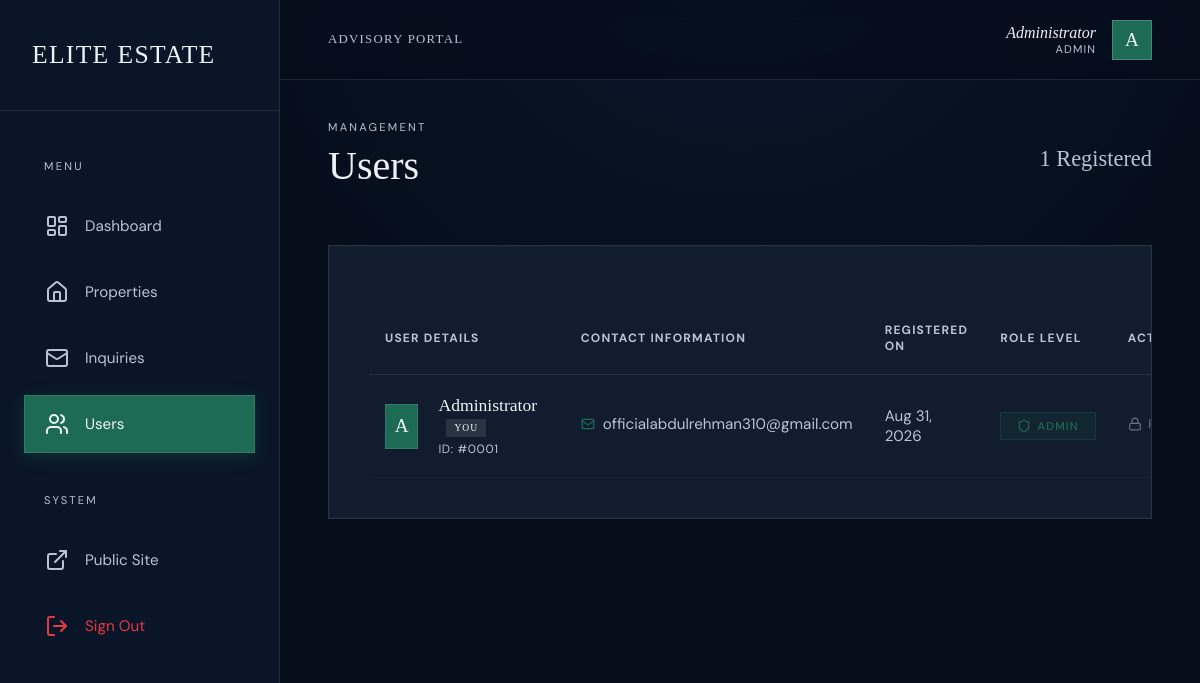
The page /admin/users.php (signed in) on the database its author committed.
### tables this page shows
CREATE TABLE IF NOT EXISTS users (
    id         INT AUTO_INCREMENT PRIMARY KEY,
    name       VARCHAR(100)  NOT NULL,
    email      VARCHAR(150)  NOT NULL UNIQUE,
    password   VARCHAR(255)  NOT NULL,
    role       ENUM('user','admin') DEFAULT 'user',
    phone      VARCHAR(30)   DEFAULT NULL,
    created_at TIMESTAMP     DEFAULT CURRENT_TIMESTAMP
);

### includes/auth.php (called while the page is built, shortened)
<?php
function currentUser() {
    return $_SESSION['user'] ?? null;
}
?>

### admin/users.php (the view, shortened to what this page needs)
<?php
require_once 'includes/header.php';
$db  = DB::connect();
$users = $db->query("SELECT * FROM users ORDER BY id DESC")->fetchAll();
?>
<div class="page-header">
  <div>
    <div class="section-label">Management</div>
    <h1 class="page-title">Users</h1>
  </div>
  <div style="font-family: var(--font-heading); font-size: 1.4rem; color: var(--platinum);">
    <?= count($users) ?> Registered
  </div>
</div>
<div class="table-container">
  <table class="admin-table">
    <thead>
      <tr>
        <th>User Details</th>
        <th>Contact Information</th>
        <th>Registered On</th>
        <th>Role Level</th>
        <th>Actions</th>
      </tr>
    </thead>
    <tbody>
      <?php if (empty($users)): ?>
        <tr><td colspan="5" style="text-align:center;color:var(--platinum);padding:4rem;">No users found.</td></tr>
      <?php else: ?>
        <?php foreach($users as $u):
          $isCurrentUser = ((int)$u['id'] === (int)(currentUser()['id'] ?? 0));
          $isAdmin = ($u['role'] ?? 'user') === 'admin';
          $colors = ['#1E6B55', '#0F2A4A', '#0A1628', '#27896C', '#111D2E'];
          $colorIdx = strlen($u['name']) % count($colors);
          $avatarBg = $isAdmin ? 'var(--emerald)' : $colors[$colorIdx];
        ?>
        <tr>
          <td>
            <div style="display: flex; align-items: center;">
              <div class="user-avatar" style="background: <?= $avatarBg ?>; color: var(--warm-white);">
                <?= strtoupper(substr($u['name'], 0, 1)) ?>
              </div>
              <div>
                <div style="font-weight: 400; font-family: var(--font-heading); font-size: 1.1rem; color: var(--warm-white); margin-bottom: 0.25rem;">
                  <?= htmlspecialchars($u['name']) ?>
                  <?php if ($isCurrentUser): ?>
                    <span style="font-size: 0.6rem; letter-spacing: 0.1em; background: rgba(255,255,255,0.1); padding: 0.2rem 0.5rem; margin-left: 0.5rem; vertical-align: middle;">YOU</span>
                  <?php endif; ?>
                </div>
                <div style="font-size: 0.75rem; color: var(--platinum); font-family: var(--font-body); letter-spacing: 0.05em; text-transform: uppercase;">
                  ID: #<?= str_pad($u['id'], 4, '0', STR_PAD_LEFT) ?>
                </div>
              </div>
            </div>
          </td>
          <td style="color: var(--platinum);">
            <div style="display: flex; align-items: center; gap: 0.5rem; margin-bottom: 0.3rem;">
              <i data-lucide="mail" style="width: 14px; height: 14px; color: var(--emerald);"></i> <?= htmlspecialchars($u['email']) ?>
            </div>
          </td>
          <td style="color: var(--platinum); font-size: 0.95rem;">
            <?= isset($u['created_at']) ? date('M j, Y', strtotime($u['created_at'])) : '—' ?>
          </td>
          <td>
            <a href="?toggle_role=<?= $u['id'] ?>" class="status-badge <?= $isAdmin ? 'status-admin' : 'status-user' ?>" title="Click to toggle role">
              <?php if ($isAdmin): ?>
                <i data-lucide="shield" style="width: 14px; height: 14px;"></i> Admin
              <?php else: ?>
                <i data-lucide="user" style="width: 14px; height: 14px;"></i> User
              <?php endif; ?>
            </a>
          </td>
          <td class="action-links">
            <?php if (!$isCurrentUser): ?>
              <a href="?delete=<?= $u['id'] ?>" onclick="return confirm('Are you sure you want to permanently delete this user?');">
                <i data-lucide="user-minus" style="width: 16px; height: 16px;"></i> Remove
              </a>
            <?php else: ?>
              <span style="color: var(--platinum); opacity: 0.5; font-size: 0.75rem; text-transform: uppercase; letter-spacing: 0.1em; cursor: not-allowed; display: inline-flex; align-items: center; gap: 0.4rem;">
                <i data-lucide="lock" style="width: 14px; height: 14px;"></i> Protected
              </span>
            <?php endif; ?>
          </td>
        </tr>
        <?php endforeach; ?>
      <?php endif; ?>
    </tbody>
  </table>
</div>
<?php require_once 'includes/footer.php'; ?>

### admin/includes/header.php (shortened to what this page needs)
<?php
require_once dirname(__DIR__, 2) . '/includes/auth.php';
$currentUser = currentUser();
?>
<!DOCTYPE html>
<html lang="en">
<head>
</head>
<body>
<aside class="admin-sidebar" id="sidebar">
  <div class="sidebar-header">
    <a href="dashboard.php" class="sidebar-logo">
      ELITE <span>ESTATE</span>
    </a>
  </div>
  <nav class="sidebar-nav">
    <?php
      $current_page = basename($_SERVER['PHP_SELF']);
    ?>
    <div class="section-label" style="padding-left: 1.25rem; margin-bottom: 1rem; margin-top: 1rem;">Menu</div>
    <a href="dashboard.php" class="nav-item <?= $current_page == 'dashboard.php' ? 'active' : '' ?>">
      <i data-lucide="layout-dashboard"></i> Dashboard
    </a>
    <a href="properties.php" class="nav-item <?= in_array($current_page, ['properties.php', 'add-property.php', 'edit-property.php']) ? 'active' : '' ?>">
      <i data-lucide="home"></i> Properties
    </a>
    <a href="inquiries.php" class="nav-item <?= $current_page == 'inquiries.php' ? 'active' : '' ?>">
      <i data-lucide="mail"></i> Inquiries
    </a>
    <a href="users.php" class="nav-item <?= $current_page == 'users.php' ? 'active' : '' ?>">
      <i data-lucide="users"></i> Users
    </a>
    <div class="section-label" style="padding-left: 1.25rem; margin-bottom: 1rem; margin-top: 2rem;">System</div>
    <a href="../index.php" class="nav-item" target="_blank">
      <i data-lucide="external-link"></i> Public Site
    </a>
    <a href="../logout.php" class="nav-item" style="color: var(--admin-danger);">
      <i data-lucide="log-out"></i> Sign Out
    </a>
  </nav>
</aside>
<main class="admin-main">
  <header class="admin-topbar">
    <div style="display: flex; align-items: center; gap: 1.5rem;">
      <div style="font-family: var(--font-logo); color: var(--platinum); letter-spacing: 0.1em; font-size: 0.8rem;">
        ADVISORY PORTAL
      </div>
    </div>
    <div class="topbar-actions">
      <div class="profile-menu">
        <div class="profile-info">
          <span class="profile-name"><?= htmlspecialchars($currentUser['name'] ?? 'Administrator') ?></span>
          <span class="profile-role">Admin</span>
        </div>
        <div class="profile-avatar">
          <?= strtoupper(substr($currentUser['name'] ?? 'A', 0, 1)) ?>
        </div>
      </div>
    </div>
  </header>
  <div class="admin-content">

### admin/includes/footer.php (shortened to what this page needs)
  </div>
</main>
</body>
</html>

### admin/includes/header.php (style rules this page uses)
:root { --midnight: #060E1C; --navy: #0A1628; --sapphire: #0F2A4A; --panel: #111D2E; --emerald: #1E6B55; --emerald-hover: #27896C; --platinum: #B8C4D4; --bright-platinum: #D8E4F0; --warm-white: #EEF2F7; --border: rgba(184, 196, 212, 0.12); --font-heading: 'Playfair Display', serif; --font-body: 'DM Sans', sans-serif; --font-logo: 'Cinzel', serif; --admin-danger: #e63946; --admin-glass-blur: blur(20px); }
* { box-sizing: border-box; margin: 0; padding: 0; }
body { font-family: var(--font-body); background-color: var(--midnight); color: var(--platinum); min-height: 100vh; display: flex; overflow-x: hidden; -webkit-font-smoothing: antialiased; }
.admin-sidebar { width: 280px; height: 100vh; position: fixed; left: 0; top: 0; background: var(--navy); border-right: 1px solid var(--border); display: flex; flex-direction: column; z-index: 50; transition: transform 0.4s cubic-bezier(0.16, 1, 0.3, 1); }
.sidebar-header { padding: 2.5rem 2rem; border-bottom: 1px solid var(--border); }
.sidebar-logo { font-family: var(--font-logo); font-size: 1.6rem; font-weight: 500; color: var(--warm-white); text-decoration: none; display: flex; align-items: center; gap: 0.5rem; letter-spacing: 0.05em; }
.sidebar-nav { padding: 2rem 1.5rem; display: flex; flex-direction: column; gap: 0.5rem; flex: 1; overflow-y: auto; }
.nav-item { display: flex; align-items: center; gap: 1rem; padding: 1rem 1.25rem; color: var(--platinum); text-decoration: none; border: 1px solid transparent; font-family: var(--font-body); font-weight: 400; font-size: 0.95rem; transition: all 0.4s cubic-bezier(0.16, 1, 0.3, 1); }
.nav-item.active { background: var(--emerald); color: var(--warm-white); border: 1px solid rgba(255,255,255,0.1); box-shadow: 0 4px 15px rgba(30, 107, 85, 0.3); }
.admin-main { flex: 1; margin-left: 280px; width: calc(100% - 280px); min-height: 100vh; display: flex; flex-direction: column; position: relative; }
.admin-main::before { content: ''; position: absolute; top: 0; left: 0; width: 100%; height: 500px; background: radial-gradient(circle at 50% -20%, var(--sapphire), transparent 70%); opacity: 0.3; pointer-events: none; z-index: 0; }
.admin-topbar { height: 80px; padding: 0 3rem; background: rgba(6, 14, 28, 0.7); backdrop-filter: blur(12px); -webkit-backdrop-filter: blur(12px); border-bottom: 1px solid var(--border); display: flex; align-items: center; justify-content: space-between; position: sticky; top: 0; z-index: 40; }
.topbar-actions { display: flex; align-items: center; gap: 2rem; }
.profile-menu { display: flex; align-items: center; gap: 1rem; cursor: pointer; }
.profile-avatar { width: 40px; height: 40px; background: var(--emerald); display: flex; align-items: center; justify-content: center; color: var(--warm-white); font-family: var(--font-logo); font-size: 1.2rem; border: 1px solid rgba(255,255,255,0.2); }
.profile-info { display: flex; flex-direction: column; text-align: right; }
.profile-name { font-family: var(--font-heading); font-size: 1rem; color: var(--warm-white); font-style: italic; }
.profile-role { font-size: 0.7rem; color: var(--platinum); text-transform: uppercase; letter-spacing: 0.1em; }
.admin-content { padding: 2.5rem 3rem; flex: 1; position: relative; z-index: 10; overflow-x: hidden; }
.page-header { display: flex; justify-content: space-between; align-items: center; margin-bottom: 3rem; flex-wrap: wrap; gap: 1.5rem; }
.page-header > div { min-width: 0; }
.section-label { font-size: 0.7rem; letter-spacing: 0.2em; text-transform: uppercase; color: var(--platinum); margin-bottom: 0.5rem; }
.page-title { font-family: var(--font-heading); font-size: 2.5rem; font-weight: 400; color: var(--warm-white); margin-bottom: 0.5rem; }

### rows shown on the page
users: name "A", name "Administrator", shows "YOU", id "0001", email "officialabdulrehman310@gmail.com", created_at "Aug 31, 2026", role "admin" (drawn)

### other values the page prints
$currentUser['name'] "Administrator"
substr($currentUser['name'] ?? 'A', 0, 1) "A"
count($users) "1"
